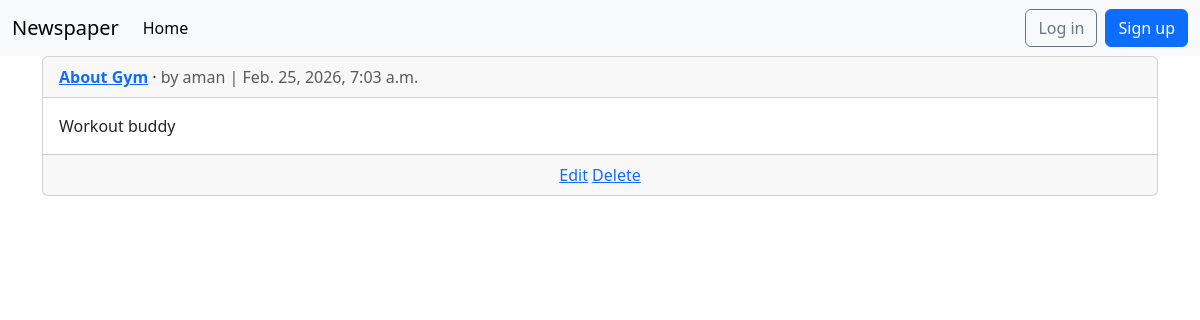
The page /articles/ on the database as committed earlier.
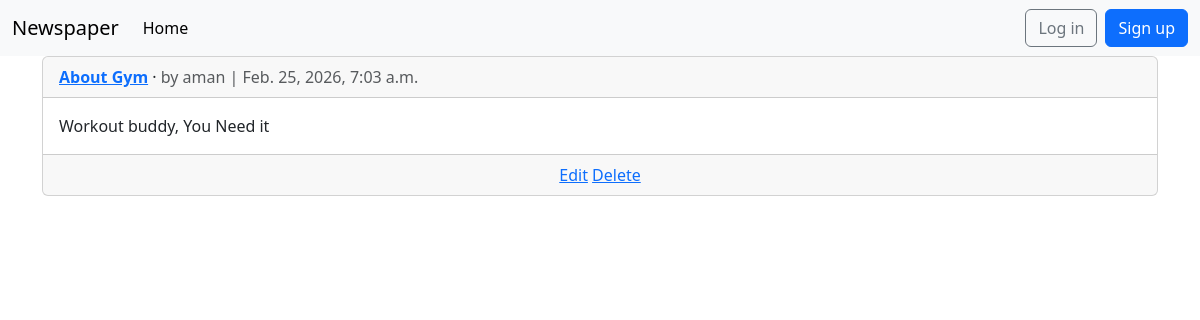
The same page on the database as committed later.
### articles/models.py (models this page shows, shortened)
class Article(models.Model):
    title = models.CharField(max_length = 255)
    body = models.TextField()
    date = models.DateTimeField(auto_now_add=True)
    author = models.ForeignKey(
        settings.AUTH_USER_MODEL,
        on_delete=models.CASCADE,
    )
    def get_absolute_url(self):
        return reverse("article_detail", kwargs={"pk": self.pk})

### accounts/models.py (models this page shows)
class CustomUser(AbstractUser):
    age = models.PositiveBigIntegerField(null = True, blank = True)

### articles/views.py (the view)
# urls.py: path("",ArticleListView.as_view(), name = "article_list"),
class ArticleListView(ListView):
    model = Article
    template_name = "article_list.html"

### templates/article_list.html (shortened to what this page needs)
{% extends "base.html" %}
{% block content %}
{% for article in article_list %}
<div class="card">
<div class="card-header">
<span class="fw-bold">
<a href="{{ article.get_absolute_url }}">{{ article.title }}</a>
</span> &middot;
<span class="text-muted">by {{ article.author }} |
{{ article.date }}</span>
</div>
<div class="card-body">
{{ article.body }}
</div>
<div class="card-footer text-center text-muted">
<a href="{% url 'article_edit' article.pk %}">Edit</a>
<a href="{% url 'article_delete' article.pk %}">Delete</a>
</div>
</div>
<br />
{% endfor %}
{% endblock content %}

Rows that differ between the two databases and show on the page:
changed Article "About Gym": body "Workout buddy" → "Workout buddy, You Need it"
